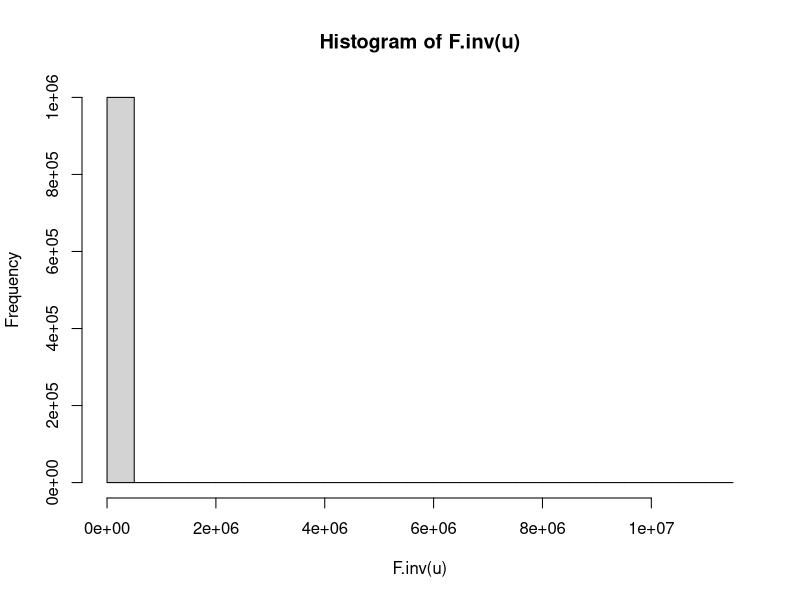
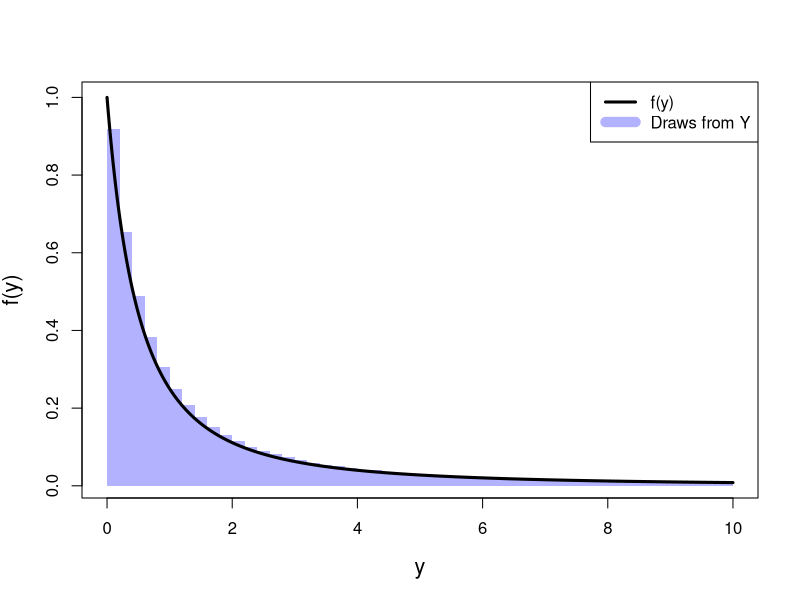

Recreate these plots in R, in order.
F.inv = function(u) u / (1 - u)
u = runif(1e6)
x = F.inv(u)
hist(F.inv(u))


f = function(y) 1 / (1 + y)^2
y = seq(1e-6, 10, len=1e3)
hist.color = rgb(0, 0, 1, .3)
plot(y, f(y), type='n', cex.lab=1.3)
hist(x[x < 10], add=TRUE, prob=TRUE, breaks=50,
     col=hist.color, border='transparent')
lines(y, f(y), type='l', col='black', lwd=3)
legend('topright', legend=c('f(y)', 'Draws from Y'),
       col=c('black', hist.color), lwd=c(3, 10))
